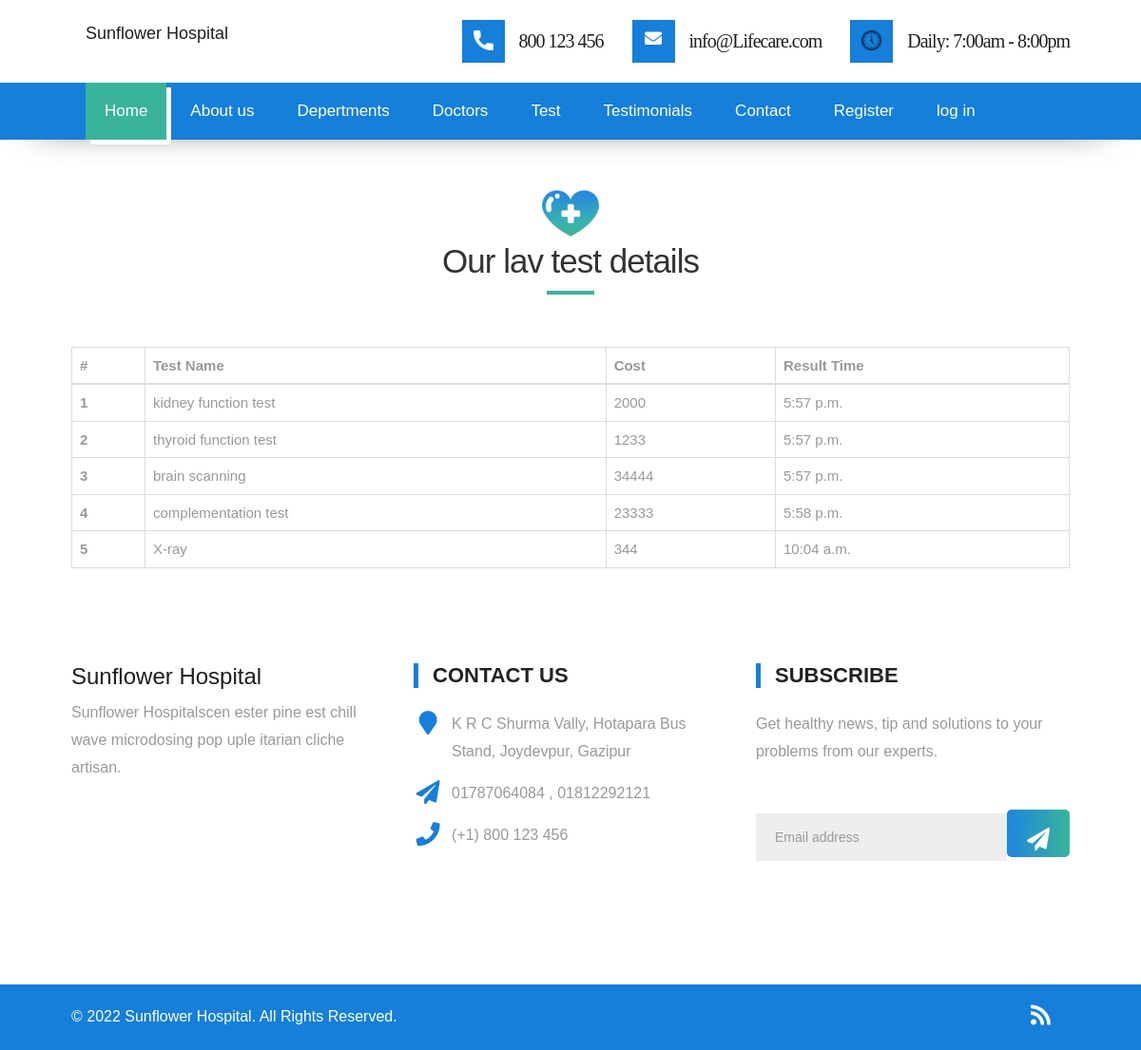
Screenshot of /test_price_list/ with the database file from the repository.
### homeapp/models.py (models this page shows)
class Laboratory(models.Model):
    testname=models.CharField(max_length=100)
    costoftest=models.IntegerField(blank=True, null=True)
    resulttime=models.TimeField()

### homeapp/views.py (the view)
# urls.py: path('test_price_list/', views.test_price_list, name='test_price_list'),
def test_price_list(request):
    laboratorys = Laboratory.objects.all()
    return render(request,'homeapp/test_price.html',{'laboratorys':laboratorys})

### templates/homeapp/test_price.html (shortened to what this page needs)
{% extends 'base.html' %}
{% load static %}
{% block content %}
{% include 'homeapp/navbar.html' %}
<div class="container table-responsive">
  <div class="heading">
    <span class="icon-logo"><img src="{% static 'images/icon-logo.png' %}" alt="#"></span>
    <h2>Our lav test  details</h2>
 </div>
 </div>
<div class="container  py-5">
    <table class="table table-bordered table-hover">
      <thead class="thead-dark">
        <tr>
          <th scope="col">#</th>
          <th scope="col">Test Name</th>
          <th scope="col">Cost</th>
          <th scope="col">Result Time</th>
        </tr>
      </thead>
      <tbody>
        {% for lav in laboratorys %}
        <tr>
          <th scope="row">{{lav.id}}</th>
          <td>{{lav.testname}}</td>
          <td>{{lav.costoftest}}</td>
          <td>{{lav.resulttime}}</td>
        </tr>
        {% endfor %}
      </tbody>
    </table>
    </div>
{% include 'homeapp/footer.html' %}
{% endblock %}

### static/css/style.css (style rules this page uses)
body { color: #999; font-size: 15px; font-family: 'Source Sans Pro', sans-serif; line-height: 1.80857; }
h1, h2, h3, h4, h5, h6 { letter-spacing: 0; font-weight: normal; position: relative; padding: 0 0 10px 0; font-weight: normal; line-height: 120% !important; color: #1f1f1f; margin: 0 }
h2 { font-size: 22px }
.table-responsive { margin-top: 200px; }
body { margin-top:20px; }

### static/css/versions.css (style rules this page uses)
body.clinic_version { font-family: 'Roboto', sans-serif; }

### static/css/responsive.css (style rules this page uses)
@media (max-width: 1200px) { .container { width: 90%; } }

### static/css/custom.css (style rules this page uses)
* { font-family: 'Poppins', sans-serif; }
h1,h2,h3,h4,h5,h6 { font-family: 'Poppins', sans-serif; }
.heading { text-align: center; float: left; width: 100%; margin: 0 0 50px 0; }
.heading h2 { font-size: 35px; text-transform: none; font-weight: 400; letter-spacing: -1px; color: #333; margin: 5px 0; padding: 0; position: relative; }
.icon-logo img { width: 60px; }
.heading h2::after { width: 50px; height: 4px; background: #39b49b; content: ""; display: block; margin: 10px auto 0; }

### static/css/detail.css (style rules this page uses)
img { max-width: 100%; }
img { vertical-align: middle; border-style: none; }

### rows the page displays
Laboratory: id "1", testname "kidney function test", costoftest "2000", resulttime "5:57 p.m."
Laboratory: id "2", testname "thyroid function test", costoftest "1233", resulttime "5:57 p.m."
Laboratory: id "3", testname "brain scanning", costoftest "34444", resulttime "5:57 p.m."
Laboratory: id "4", testname "complementation test", costoftest "23333", resulttime "5:58 p.m."
Laboratory: id "5", testname "X-ray", costoftest "344", resulttime "10:04 a.m."
